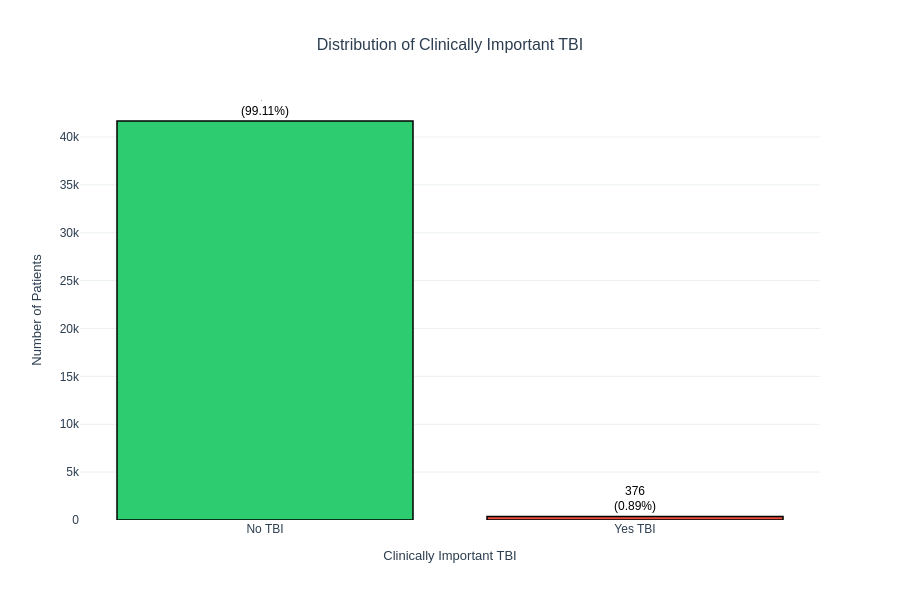

Notebook code for this chart:
### Code cell
import plotly.graph_objects as go

# ── Q1: Outcome Distribution (Plotly) ──

counts = df_prep['clinically_important_tbi'].value_counts().sort_index()
pcts = df_prep['clinically_important_tbi'].value_counts(normalize=True).sort_index() * 100

# Create custom labels
labels_text = [f'{count:,}<br>({pct:.2f}%)' for count, pct in zip(counts.values, pcts.values)]

fig = go.Figure(data=[
    go.Bar(
        x=['No TBI', 'Yes TBI'],
        y=counts.values,
        text=labels_text,
        textposition='outside',
        textfont=dict(size=12, color='black'),
        marker=dict(
            color=['#2ecc71', '#e74c3c'],
            line=dict(color='black', width=1.5)
        ),
        hovertemplate='<b>%{x}</b><br>Count: %{y:,}<extra></extra>',
        showlegend=False
    )
])

fig.update_layout(
    title={
        'text': 'Distribution of Clinically Important TBI',
        'x': 0.5,
        'xanchor': 'center',
        'font': {'size': 16, 'color': '#2c3e50'}
    },
    xaxis=dict(
        title=dict(text='Clinically Important TBI', font=dict(size=13)),
        tickfont=dict(size=12)
    ),
    yaxis=dict(
        title=dict(text='Number of Patients', font=dict(size=13)),
        tickfont=dict(size=12),
        gridcolor='#ecf0f1',
        showgrid=True
    ),
    plot_bgcolor='white',
    paper_bgcolor='white',
    width=900,
    height=600,
    margin=dict(l=80, r=80, t=100, b=80),
    font=dict(family='Arial, sans-serif', color='#2c3e50')
)

fig.write_image('../figs/q1_outcome_distribution.pdf', width=1200, height=800)
fig.show()

### Figure 1 — Plotly figure (JSON) as saved in the notebook; plotly's stock layout.template omitted (floating-point values rounded to 4 significant figures)
{"data": [{"hovertemplate": "<b>%{x}</b><br>Count: %{y:,}<extra></extra>", "marker": {"color": ["#2ecc71", "#e74c3c"], "line": {"color": "black", "width": 1.5}}, "showlegend": false, "text": ["41,671<br>(99.11%)", "376<br>(0.89%)"], "textfont": {"color": "black", "size": 12}, "textposition": "outside", "type": "bar", "x": ["No TBI", "Yes TBI"], "y": [41671, 376]}], "layout": {"font": {"color": "#2c3e50", "family": "Arial, sans-serif"}, "height": 600, "margin": {"b": 80, "l": 80, "r": 80, "t": 100}, "paper_bgcolor": "white", "plot_bgcolor": "white", "title": {"font": {"color": "#2c3e50", "size": 16}, "text": "Distribution of Clinically Important TBI", "x": 0.5, "xanchor": "center"}, "width": 900, "xaxis": {"tickfont": {"size": 12}, "title": {"font": {"size": 13}, "text": "Clinically Important TBI"}}, "yaxis": {"gridcolor": "#ecf0f1", "showgrid": true, "tickfont": {"size": 12}, "title": {"font": {"size": 13}, "text": "Number of Patients"}}}}
